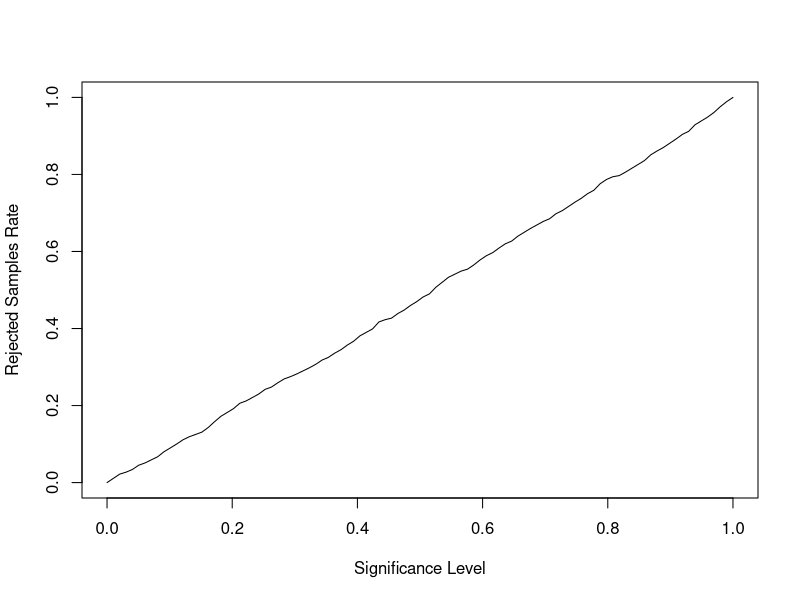

Here is the R script that generated this plot:
N = 100
UNIF.MAX = 2

print.test.result <- function(p.value, test.name, signif=0.05) {
  status <- if (p.value <= signif) "rejected" else "not rejected"
  res <- sprintf("The hypothesis is %s by %s test with p.value=%f",
                 status, test.name, p.value)
  print(res, quote=FALSE)
}

unif.chisq.test <- function(sample) {
  NUM.OF.INTERVALS = 10

  int.sep <- seq(from=0, to=UNIF.MAX, length.out=NUM.OF.INTERVALS + 1)
  cnt <- sapply(1:NUM.OF.INTERVALS, function(i) {
    length(which(sample >= int.sep[i] & sample < int.sep[i + 1]))
  })
  p.value <- chisq.test(cnt, p=rep(1 / NUM.OF.INTERVALS, NUM.OF.INTERVALS))$p.value
}

unif.ks.test <- function(sample) {
  p.value <- ks.test(sample, function(...) punif(..., max=UNIF.MAX))$p.value
}

task.a <- function() {
  sample <- runif(N, max=UNIF.MAX)
  print.test.result(unif.chisq.test(sample), "chi square")
  print.test.result(unif.ks.test(sample), "Kolmogorov-Smirnov")
}

plot.task.b <- function() {
  signifs <- seq(from=0, to=1, length.out=100)
  samples <- lapply(1:1000, function(ignored) runif(N, max=UNIF.MAX))
  p.values <- sapply(samples, function(sample) unif.ks.test(sample))
  rejected <- sapply(signifs, function(signif) length(which(p.values <= signif)))
  plot(x=signifs, y=rejected / length(samples),
       xlab="Significance Level",
       ylab="Rejected Samples Rate",
       type="l")
}

save.task.b.jpeg <- function(filename) {
  jpeg(filename)
  plot.task.b()
  dev.off()
}

task.a()
save.task.b.jpeg("05/task_b.jpg")
